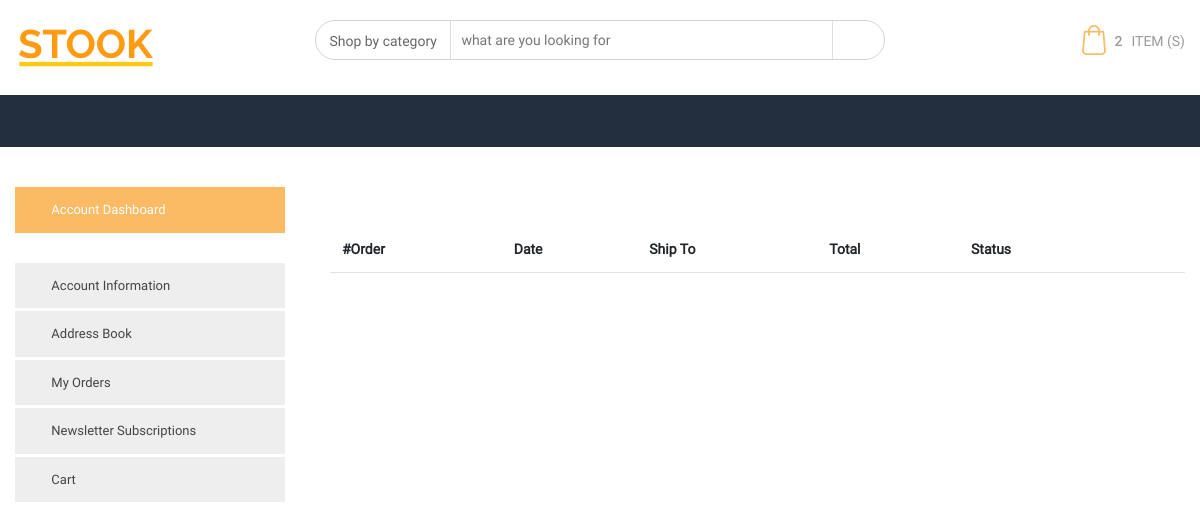
The page /account_orders/ (signed in) on the database as committed earlier.
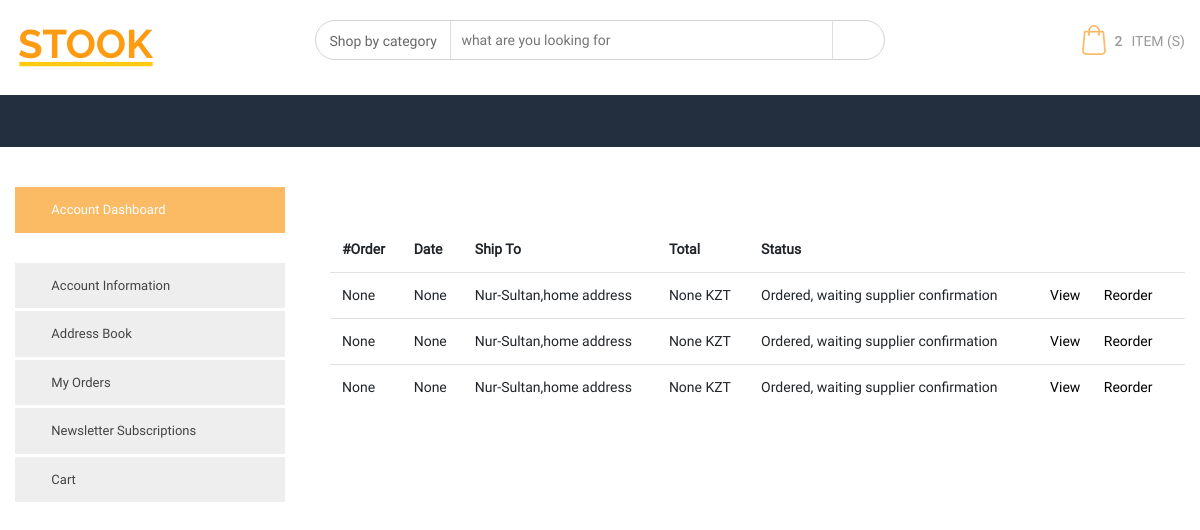
The same page on the database as committed later.
### orders/models.py (models this page shows)
class Order(models.Model):
    client = models.ForeignKey(User, on_delete=models.CASCADE, related_name='clients')
    supplier = models.ForeignKey(User, on_delete=models.CASCADE, related_name='suppliers')
    product = models.ForeignKey(Product, on_delete=models.CASCADE)
    quantity = models.IntegerField()
    country = models.CharField(max_length=50)
    region = models.CharField(max_length=50)
    city = models.CharField(max_length=50, default='')
    address = models.CharField(max_length=200)
    post_number = models.CharField(max_length=50)
    price = models.FloatField(blank=True, null=True)
    track_number = models.IntegerField(blank=True, null=True)
    order_date = models.DateTimeField(auto_now_add=True)
    shipping_date = models.DateTimeField(blank=True, null=True)
    status = models.CharField(max_length=50)

### users/views.py (the view)
# urls.py: path('account_orders/',account_orders,name='account_orders'),
def account_orders(request):
    order = Order.objects.filter(client_id = request.user.pk)
    context = {
        "orders" : order,
    }
    return render(request, "users/account-orders.html",context=context)

### users/templates/users/account-orders.html (shortened to what the changed rows need)
{%load static%}
<!doctype html>
<html lang="en">
<head>
    <link rel="stylesheet" href="{% static 'users/css/bootstrap.min.css'%}">
    <link rel="stylesheet" href="{% static 'users/css/icofont.min.css'%}">
    <link rel="stylesheet" href="{% static 'users/css/owl.carousel.min.css'%}">
    <link rel="stylesheet" href="{% static 'users/css/jquery-ui.min.css'%}">
    <link rel="stylesheet" href="{% static 'users/css/style.css'%}">
</head>
<body>
    <div class="internal-main-content">
        <div class="container">
            <div class="row">
                <div class="col-12 col-md-8 col-lg-9">
                    <div class="profile-content">
                        <div class="table-box">
                            <table class="table orders-table">
                                <thead>
                                    <tr>
                                        <th scope="col"> #Order </th>
                                        <th scope="col"> Date </th>
                                        <th scope="col"> Ship To </th>
                                        <th scope="col"> Total </th>
                                        <th scope="col"> Status </th>
                                        <th scope="col">   </th>
                                    </tr>
                                </thead>
                                <tbody>
                                    {% for  order in orders %}
                                    <tr>
                                        <th scope="row"> {{order.track_number}} </th>
                                        <td> {{order.shipping_date}} </td>
                                        <td> {{order.city}},{{order.address}} </td>
                                        <td> {{order.price}} KZT	 </td>
                                        <td> {{order.status}} </td>
                                        <td>
                                            <a href="order-details.html"> View  </a>
                                            <a href="cart.html"> Reorder </a>
                                        </td>
                                    </tr>
                                    {% endfor %}
                                </tbody>
                            </table>
                        </div>
                    </div>
                </div>
            </div>
        </div>
    </div>
</body>
</html>

Rows that differ between the two databases and show on the page:
added Order: track_number "None", shipping_date "None", city "Nur-Sultan", address "home address", price "None", status "Ordered, waiting supplier confirmation"
added Order: track_number "None", shipping_date "None", city "Nur-Sultan", address "home address", price "None", status "Ordered, waiting supplier confirmation"
added Order: track_number "None", shipping_date "None", city "Nur-Sultan", address "home address", price "None", status "Ordered, waiting supplier confirmation"
